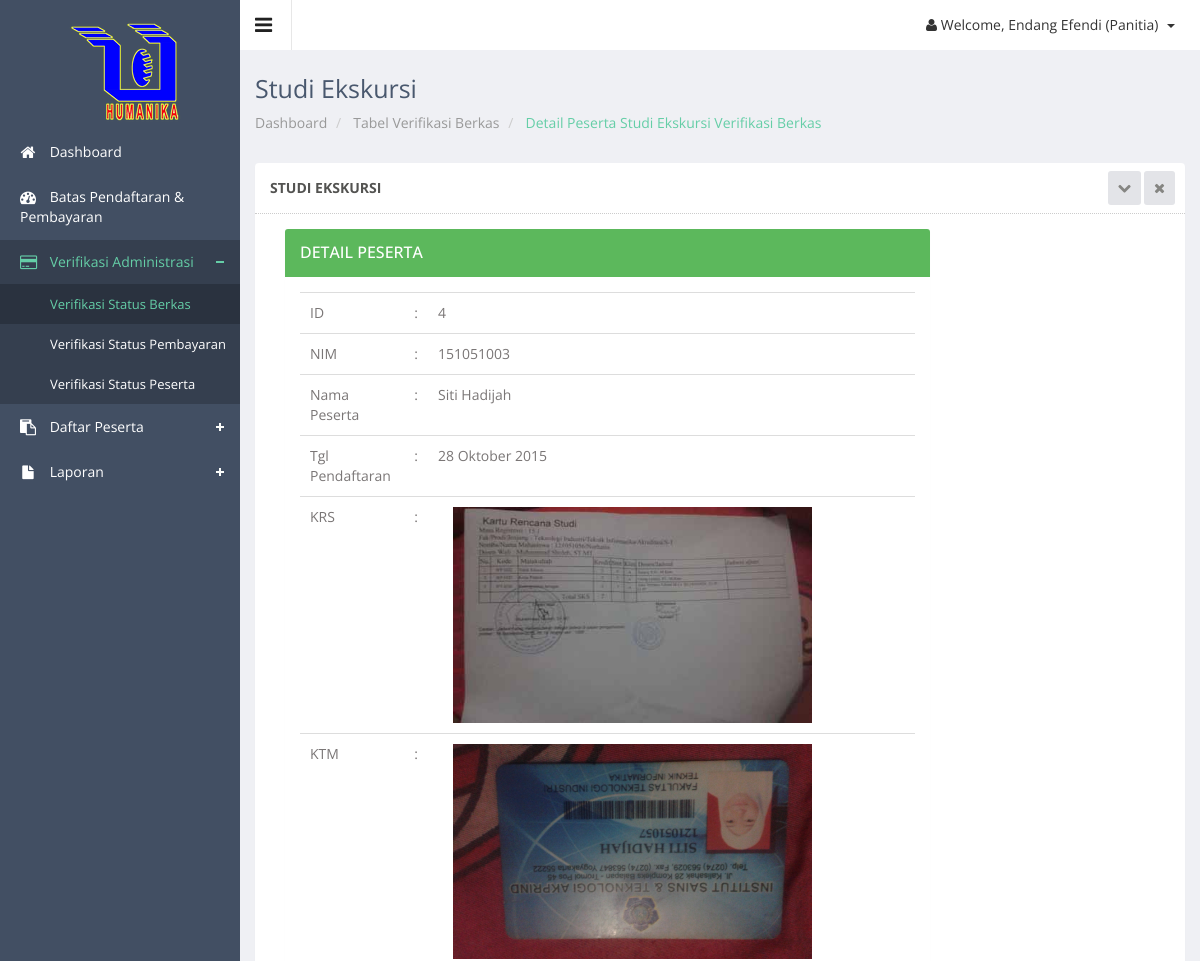
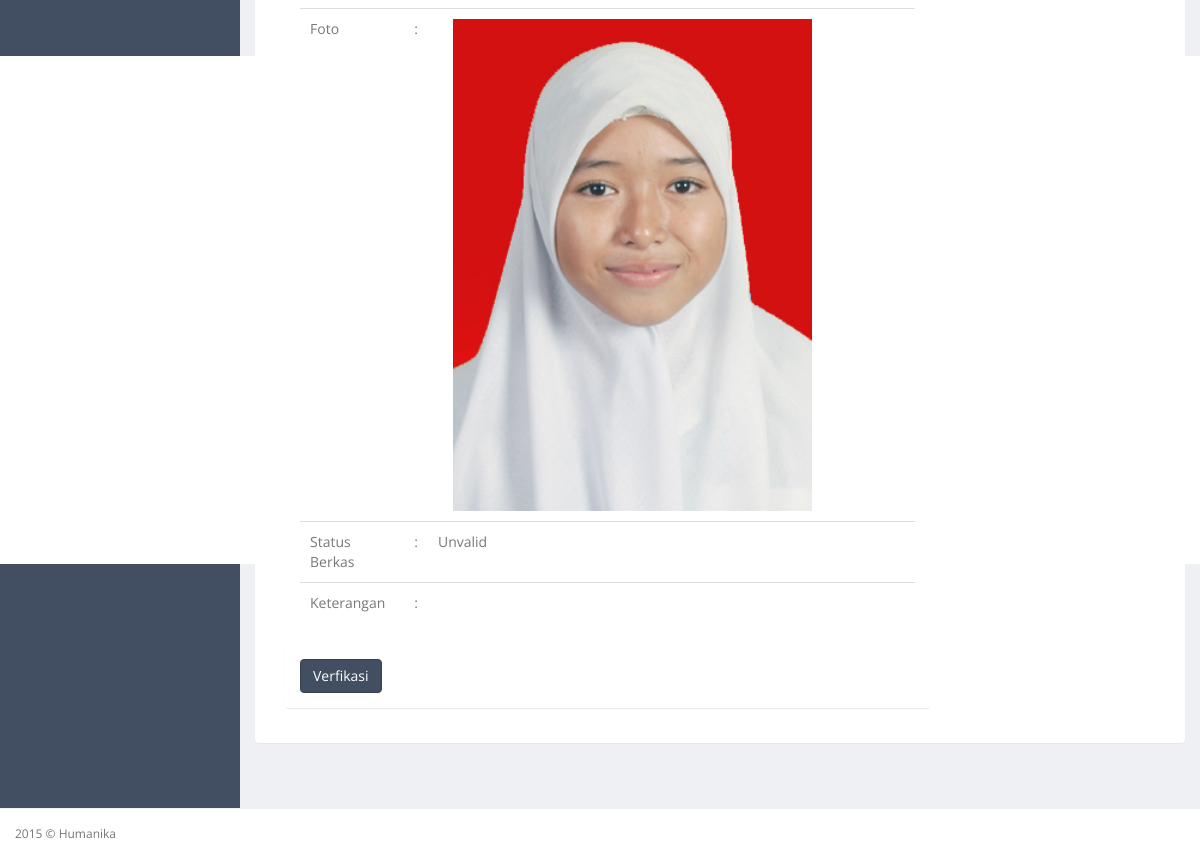
/panitia/peserta_verifikasi_berkas_detail.php?id=4 (signed in), run on the app's committed database (2 pictures, top to bottom).
### tables this page shows
CREATE TABLE IF NOT EXISTS `peserta` (
  `id_peserta` int(11) NOT NULL,
  `id_detail` int(11) NOT NULL,
  `nim` char(9) NOT NULL,
  `ukuran_kaos` varchar(2) NOT NULL,
  `penyakit_bawaan` text NOT NULL,
  `notelp` varchar(12) NOT NULL,
  `alamat` text NOT NULL,
  `ktm` varchar(50) NOT NULL,
  `nama_ktm` varchar(50) NOT NULL,
  `size_ktm` varchar(10) NOT NULL,
  `type_ktm` varchar(50) NOT NULL,
  `krs` varchar(50) NOT NULL,
  `nama_krs` varchar(50) NOT NULL,
  `size_krs` varchar(10) NOT NULL,
  `type_krs` varchar(50) NOT NULL,
  `foto` varchar(50) NOT NULL,
  `nama_foto` varchar(50) NOT NULL,
  `size_foto` varchar(10) NOT NULL,
  `type_foto` varchar(50) NOT NULL,
  `password` varchar(20) NOT NULL,
  `status_bayar` enum('Belum Lunas','Lunas') NOT NULL,
  `status_berkas` enum('Unvalid','Valid') NOT NULL,
  `keterangan` varchar(50) NOT NULL,
  `tgl_pendaftaran` date NOT NULL,
  PRIMARY KEY (`id_peserta`),
  KEY `id_detail` (`id_detail`),
  KEY `id_detail_2` (`id_detail`),
  KEY `nim` (`nim`)
);

CREATE TABLE IF NOT EXISTS `mahasiswa` (
  `nim` char(9) NOT NULL,
  `nama_mhs` varchar(50) NOT NULL,
  `alamat_asal` varchar(100) NOT NULL,
  `alamat_jogja` varchar(100) NOT NULL,
  `jk` varchar(1) NOT NULL,
  `email` varchar(50) NOT NULL,
  `no_telp` varchar(12) NOT NULL,
  `jurusan` varchar(20) NOT NULL,
  `tempat_lahir` varchar(50) NOT NULL,
  `tgl_lahir` date NOT NULL,
  `asal_sekolah` varchar(50) NOT NULL,
  `agama` varchar(50) NOT NULL,
  `goldar` varchar(2) NOT NULL,
  `angkatan` varchar(4) NOT NULL,
  PRIMARY KEY (`nim`)
);

### controller/koneksi.php (called while the page is built, shortened)
<?php
class Database {
    private static $dbName = 'humanika' ;
    private static $dbHost = 'localhost' ;
    private static $dbUsername = 'root';
    private static $dbUserPassword = 'rizalex';
    private static $con = null;
    public static function connect() {
        if ( null == self::$con ) {
            try {
                self::$con =  new PDO( "mysql:host=".self::$dbHost.";"."dbname=".self::$dbName,
                        self::$dbUsername, self::$dbUserPassword);
            }
            catch(PDOException $e) {
                die($e->getMessage());
            }
        }
        return self::$con;
    }
}
?>

### controller/peserta-control.php (called while the page is built, shortened)
<?php
include_once 'koneksi.php';
class PesertaController {
    private $koneksi;
    public function __construct() {
        $this->koneksi = Database::connect();
    }
	    public function PesertaData($kode) {
        try {
            $sst = $this->koneksi->prepare("SELECT * FROM peserta join mahasiswa using(nim) join keg_jenis_detail using(id_detail) join keg_jenis using(id_keg) where id_peserta='$kode'");
            $sst->execute();
            return $r = $sst->fetchAll(PDO::FETCH_OBJ);
            $this->koneksi = Database::disconnect();
        } catch (PDOException $exc) {
            echo $exc->getMessage();
        }
    }
}
?>

### controller/konversi.php (called while the page is built)
<?php
function DateToIndo($date) {
	$BulanIndo = array("Januari", "Februari", "Maret",
        "April", "Mei", "Juni",
        "Juli", "Agustus", "September",
        "Oktober", "November", "Desember");
    $tahun = substr($date, 0, 4);
    $bulan = substr($date, 5, 2);
	$tgl = substr($date, 8, 2);
	$result = $tgl . " " . $BulanIndo[(int) $bulan - 1] . " " . $tahun ;
	return($result);
}
?>

### panitia/peserta_verifikasi_berkas_detail.php (the view, shortened to what this page needs)
<?php
$kode=$_GET['id'];
$keg=$_GET['kegiatan'];
?>
<!DOCTYPE html>
<html lang="en">
<head>
  <link href="../js/advanced-datatable/css/demo_page.css" rel="stylesheet" />
  <link href="../js/advanced-datatable/css/demo_table.css" rel="stylesheet" />
  <link rel="stylesheet" href="../js/data-tables/DT_bootstrap.css" />
  <link href="../css/style.css" rel="stylesheet">
  <link href="../css/style-responsive.css" rel="stylesheet">
</head>
<body class="sticky-header">
<section>
    <div class="left-side sticky-left-side">
        <div class="logo">
            <a href="index.php"><img src="../images/logohm.png" alt=""></a>
        </div>
        <div class="left-side-inner">
            <ul class="nav nav-pills nav-stacked custom-nav">
                <li ><a href="index.php"><i class="fa fa-home"></i> <span>Dashboard</span></a></li>
				<li><a href="batas_pendaftaran.php"><i class="fa fa-dashboard"></i> <span>Batas Pendaftaran & Pembayaran</span></a></li>
				<li class="menu-list  nav-active"><a href="#"><i class="fa fa-credit-card"></i> <span>Verifikasi Administrasi</span></a>
					<ul class="sub-menu-list">
						<li class="active"><a href="peserta_verifikasi_berkas.php">Verifikasi Status Berkas</a></li>
						<li><a href="peserta_verifikasi.php">Verifikasi Status Pembayaran</a></li>
						<li><a href="peserta_status.php">Verifikasi Status Peserta</a></li>
					</ul>
				</li>
				<li class="menu-list"><a href="#"><i class="fa fa-clipboard"></i> <span>Daftar Peserta</span></a>
				</li>
				<li class="menu-list "><a href="#"><i class="fa fa-file"></i> <span>Laporan</span></a>
				</li>
            </ul>
        </div>
    </div>
    <div class="main-content" >
        <div class="header-section">
        <a class="toggle-btn"><i class="fa fa-bars"></i></a>
        <div class="menu-right">
            <ul class="notification-menu">
                <li>
                    <a href="#" class="btn btn-default dropdown-toggle" data-toggle="dropdown">
                        <i class="fa fa-user"></i>
                        Welcome, <?php
                                echo $_SESSION['nm_usr_panitia'];
                            ?> (Panitia)
                        <span class="caret"></span>
                    </a>
                </li>
            </ul>
        </div>
        </div>
        <div class="page-heading">
            <h3>
                Studi Ekskursi
            </h3>
            <ul class="breadcrumb">
                <li>
                    <a href="index.php"> Dashboard</a>
                </li>
				<li>
                    <a href="peserta_verifikasi_berkas.php"> Tabel Verifikasi Berkas</a>
                </li>
                <li class="active"> Detail Peserta Studi Ekskursi Verifikasi Berkas</li>
            </ul>
        </div>
        <div class="wrapper">
        <div class="row">
        <div class="col-sm-12">
        <section class="panel">
        <header class="panel-heading">
            Studi Ekskursi
            <span class="tools pull-right">
                <a href="javascript:;" class="fa fa-chevron-down"></a>
                <a href="javascript:;" class="fa fa-times"></a>
             </span>
        </header>
		<?php
			include '../controller/konversi.php';
			include_once '../controller/peserta-control.php';
			$client = new PesertaController();
			if(!empty($keg)){
		?>
        <div class="panel-body">
		<div class="col-lg-9">
		<div class="panel panel-success">
				<div class="panel-heading">
                    <h3 class="panel-title">Detail Peserta</h3>
                </div>
                <div class="panel-body">
                    <?php
					$tampil = $client->DaftarDetail($kode, $keg);
					foreach ($tampil as $data) {
					echo "<table class='table table-hover'>";
					echo "<tr><td>ID </td><td> : </td><td> $data->id_peserta</td></tr>";
					echo "<tr><td>NIM </td><td>:</td><td> $data->nim</td></tr>";
					echo "<tr><td>Nama Peserta</td><td>:</td><td> $data->nama_mhs</td></tr>";
					echo "<tr><td>Tgl Pendaftaran</td><td>:</td><td> ".DateToIndo($data->tgl_pendaftaran)."</td></tr>";
					echo "<tr><td>KRS </td><td>:</td><td><div class='col-md-10'><div class='blog-img-sm'> <img src='../file/peserta/krs/$data->nama_krs' title='$data->nama_krs'></div></div></td></tr>";
					echo "<tr><td>KTM</td><td>:</td><td><div class='col-md-10'><div class='blog-img-sm'> <img src='../file/peserta/ktm/$data->nama_ktm' title='$data->nama_ktm'></div></div></td></tr>";
					echo "<tr><td>Foto</td><td>:</td><td><div class='col-md-10'><div class='blog-img-sm'> <img src='../file/peserta/foto/$data->nama_foto' title='$data->nama_foto'></div></div></td></tr>";
					echo "<tr><td>Status Berkas</td><td>:</td><td> $data->status_berkas</td></tr>";
					echo "<tr><td>Keterangan</td><td>:</td><td> $data->keterangan</td></tr>";
					echo "</table>";
					}
					?>
                </div>
				<section class="panel">
                        <div class="panel-body">
                            <a class="btn btn-primary" data-toggle="modal" href="#myModal2">
                                Verfikasi
                            </a>
                            <div class="modal fade" id="myModal2" tabindex="-1" role="dialog" aria-labelledby="myModalLabel" aria-hidden="true">
                                <div class="modal-dialog">
                                    <div class="modal-content">
                                        <div class="modal-header">
                                            <button type="button" class="close" data-dismiss="modal" aria-hidden="true">&times;</button>
                                            <h4 class="modal-title">Verifikasi Berkas Peserta</h4>
                                        </div>
                                        <div class="modal-body">
										<?php
											if (isset($_POST['submit'])) {
												$status = $_POST['status'];
												$ket = $_POST['ket'];
													$result = $client->EditStatus($kode, $status, $ket);
													if ($result > 0) {?>
														<script language="javascript">alert('Edit Success'); document.location.href='peserta_verifikasi_berkas_detail.php?id=<?php echo $kode;?>'</script>
													<?php } else { echo "Failed"; }
											}
											foreach($tampil as $data){
										?>
                                            <form action="" class="form-horizontal" method="post">
                                                <div class="form-group">
													<label class="col-lg-3 control-label">Status Berkas</label>
													<div class="col-sm-4">
													 <select class="form-control m-bot15" name="status" id="status">
														<option value='<?php echo $data->status_berkas?>'><?php echo $data->status_berkas?></option>
														<option value='Valid'>Valid</option>
														<option value='Unvalid'>Unvalid</option>
													  </select>
													</div>
												</div>
												<div class="form-group">
													<label class="col-lg-3 control-label">Keterangan</label>
													<div class="col-sm-4">
													 <select class="form-control m-bot15" name="ket" id="ket">
														<option value='<?php echo $data->keterangan?>'><?php echo $data->keterangan?></option>
														<option value='Semuanya Valid'>Semuanya Valid</option>
														<option value='Unvalid KRS & KTM'>Unvalid  KRS & KTM</option>
														<option value='Unvalid KRS & Foto'>Unvalid KRS & Foto</option>
														<option value='Unvalid KTM & Foto'>Unvalid KTM & Foto</option>
														<option value='Unvalid KTM'>Unvalid KTM</option>
														<option value='Unvalid KRS'>Unvalid KRS</option>
														<option value='Unvalid Foto'>Unvalid Foto</option>
														<option value='Unvalid KTM, KRS & Foto'>Unvalid KTM, KRS & Foto</option>
													  </select>
													</div>
												</div>
												<div class="modal-footer">
													<button class="btn btn-info" type="submit" name="submit">Save</button>
													<button data-dismiss="modal" class="btn btn-primary" type="button">Close</button>
												</div>
                                            </form><?php } ?>
                                        </div>
                                    </div>
                                </div>
                            </div>
                        </div>
                    </section>
                </div>
		</div>
		</div>
        </div><?php }  else {
		?>
        <div class="panel-body">
		<div class="col-lg-9">
		<div class="panel panel-success">
				<div class="panel-heading">
                    <h3 class="panel-title">Detail Peserta</h3>
                </div>
                <div class="panel-body">
                    <?php
					$tampil = $client->PesertaData($kode);
					foreach ($tampil as $data) {
					echo "<table class='table table-hover'>";
					echo "<tr><td>ID </td><td> : </td><td> $data->id_peserta</td></tr>";
					echo "<tr><td>NIM </td><td>:</td><td> $data->nim</td></tr>";
					echo "<tr><td>Nama Peserta</td><td>:</td><td> $data->nama_mhs</td></tr>";
					echo "<tr><td>Tgl Pendaftaran</td><td>:</td><td> ".DateToIndo($data->tgl_pendaftaran)."</td></tr>";
					echo "<tr><td>KRS </td><td>:</td><td><div class='col-md-10'><div class='blog-img-sm'> <img src='../file/peserta/krs/$data->nama_krs' title='$data->nama_krs'></div></div></td></tr>";
					echo "<tr><td>KTM</td><td>:</td><td><div class='col-md-10'><div class='blog-img-sm'> <img src='../file/peserta/ktm/$data->nama_ktm' title='$data->nama_ktm'></div></div></td></tr>";
					echo "<tr><td>Foto</td><td>:</td><td><div class='col-md-10'><div class='blog-img-sm'> <img src='../file/peserta/foto/$data->nama_foto' title='$data->nama_foto'></div></div></td></tr>";
					echo "<tr><td>Status Berkas</td><td>:</td><td> $data->status_berkas</td></tr>";
					echo "<tr><td>Keterangan</td><td>:</td><td> $data->keterangan</td></tr>";
					echo "</table>";
					}
					?>
                </div>
				<section class="panel">
                        <div class="panel-body">
                            <a class="btn btn-primary" data-toggle="modal" href="#myModal2">
                                Verfikasi
                            </a>
                        </div>
                    </section>
                </div>
		</div>
		</div>
        </div><?php } ?>
        </section>
        <footer>
            2015 &copy; Humanika
        </footer>
</body>
</html>

### data on the page
peserta: id_peserta "4", nim "151051003", nim.nama_mhs "Siti Hadijah", tgl_pendaftaran "28 Oktober 2015", nama_krs (picture), nama_ktm (picture), nama_foto (picture), status_berkas "Unvalid"

### other printed values
$_SESSION['nm_usr_panitia'] "Endang Efendi"
